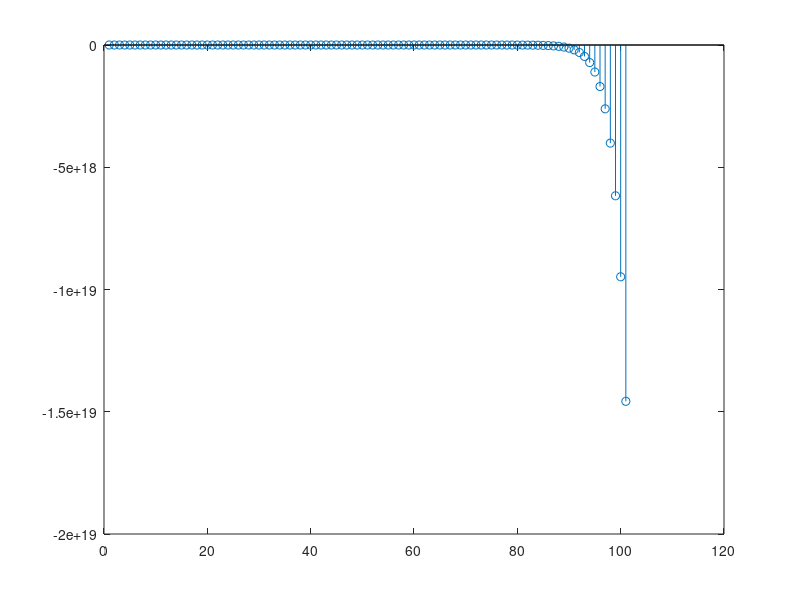

Reproduce this figure in MATLAB.
clear all; close all; clc;

n = [0:100];
b = [1/3 1/3 1/3];
a = [1 -0.95 -0.9025];
yi = [-2 -3];
xi = [1 1];
xn = cos(n*pi/3);
xic = filtic(b,a,yi,xi);
yn2 = filter(b,a,xn,xic);
stem(yn2)